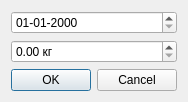
<?xml version="1.0" encoding="UTF-8"?>
<ui version="4.0">
 <class>GetWeightWindow</class>
 <widget class="QDialog" name="GetWeightWindow">
  <property name="geometry">
   <rect>
    <x>0</x>
    <y>0</y>
    <width>184</width>
    <height>100</height>
   </rect>
  </property>
  <property name="maximumSize">
   <size>
    <width>184</width>
    <height>150</height>
   </size>
  </property>
  <property name="windowTitle">
   <string>Введите данные</string>
  </property>
  <layout class="QVBoxLayout" name="verticalLayout">
   <item>
    <widget class="QDateEdit" name="getDate">
     <property name="cursor">
      <cursorShape>IBeamCursor</cursorShape>
     </property>
     <property name="currentSection">
      <enum>QDateTimeEdit::MonthSection</enum>
     </property>
     <property name="displayFormat">
      <string>dd-MM-yyyy</string>
     </property>
    </widget>
   </item>
   <item>
    <widget class="QDoubleSpinBox" name="editWeight">
     <property name="cursor">
      <cursorShape>IBeamCursor</cursorShape>
     </property>
     <property name="prefix">
      <string/>
     </property>
     <property name="suffix">
      <string> кг</string>
     </property>
     <property name="maximum">
      <double>999.990000000000009</double>
     </property>
    </widget>
   </item>
   <item>
    <widget class="QDialogButtonBox" name="btnYesNo">
     <property name="cursor">
      <cursorShape>PointingHandCursor</cursorShape>
     </property>
     <property name="inputMethodHints">
      <set>Qt::ImhNone</set>
     </property>
     <property name="standardButtons">
      <set>QDialogButtonBox::Cancel|QDialogButtonBox::Ok</set>
     </property>
    </widget>
   </item>
  </layout>
 </widget>
 <resources/>
 <connections/>
</ui>
